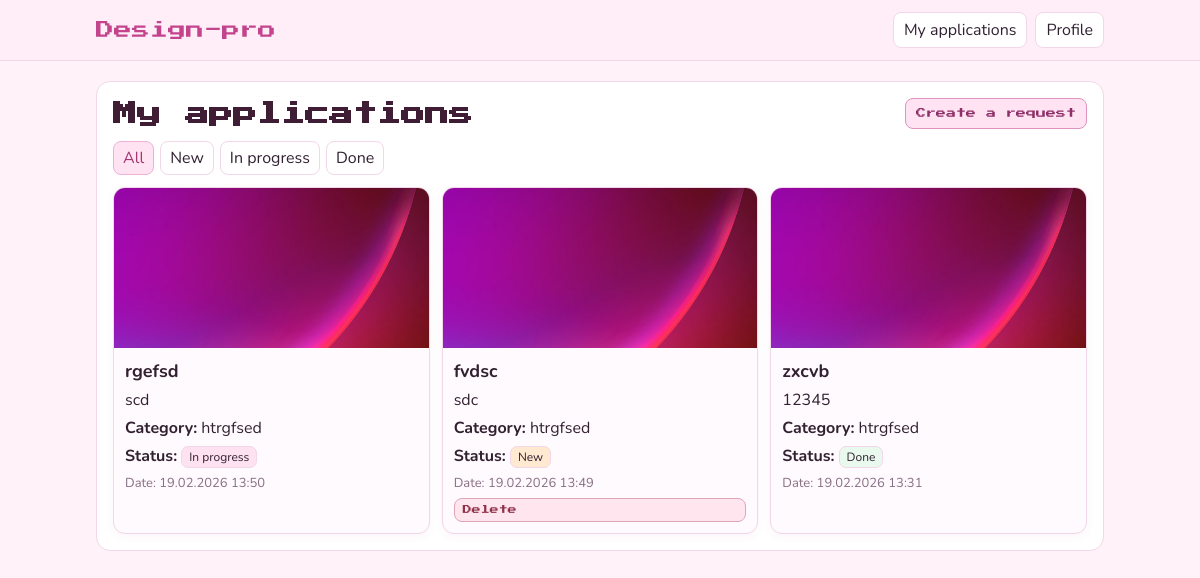
The page /my-requests/ (signed in) on the database as committed earlier.
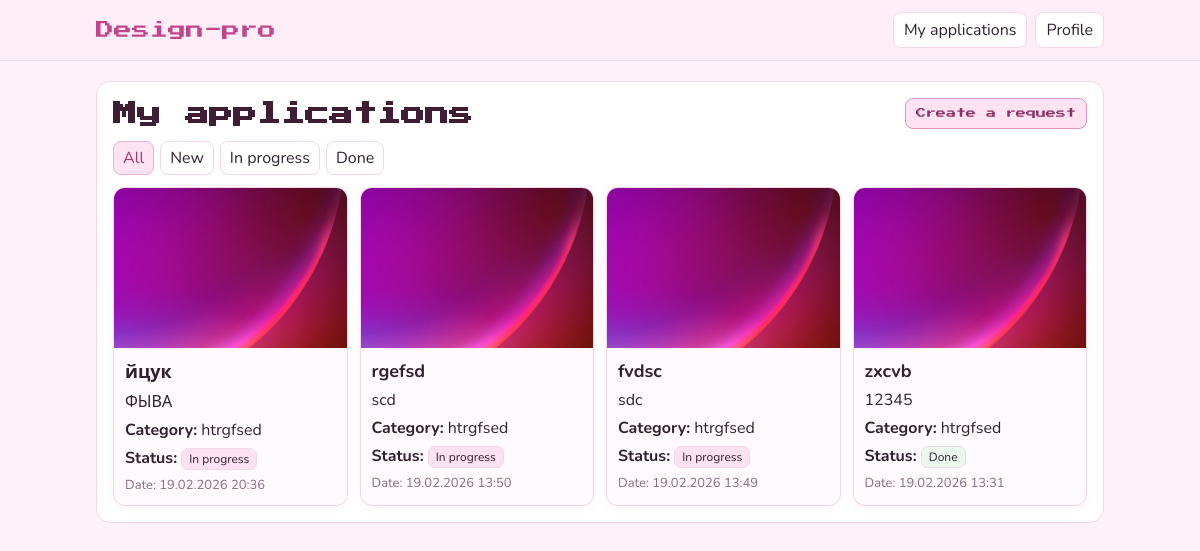
The same page on the database as committed later.
### main/models.py (models this page shows, shortened)
class DesignRequest(models.Model):
    class Status(models.TextChoices):
        NEW = 'new', 'New'
        IN_PROGRESS = 'in_progress', 'In Progress'
        DONE = 'done', 'Done'
    user = models.ForeignKey(
        settings.AUTH_USER_MODEL,
        on_delete=models.CASCADE,
        verbose_name='User'
    )
    title = models.CharField('Name', max_length=200)
    description = models.TextField('Description')
    category = models.ForeignKey(
        Category,
        on_delete=models.CASCADE,
        verbose_name='Category'
    )
    photo = models.ImageField(
        'Photo of the room / plan',
        upload_to='design_requests/photos/',
        validators=[validate_image_size, validate_image_extension]
    )
    result_image = models.ImageField(
        'Photo of the completed work',
        upload_to='design_requests/results/',
        blank=True,
        null=True
    )
    admin_comment = models.TextField(
        'Administrators comment',
        blank=True,
        null=True
    )
    status = models.CharField(
        max_length=20,
        choices=Status.choices,
        default=Status.NEW,
        verbose_name='Status'
    )
    created_at = models.DateTimeField(
        'Creation date',
        auto_now_add=True
    )
    class Meta:
        ordering = ['-created_at']
        verbose_name = 'Design request'
        verbose_name_plural = 'Design requests'

class Category(models.Model):
    name = models.CharField(
        'Category name',
        max_length=100,
        unique=True
    )
    class Meta:
        verbose_name = 'Category'
        verbose_name_plural = 'Categories'

### main/views.py (the view)
# urls.py: path('my-requests/', views.my_requests, name='my_requests'),
@login_required
def my_requests(request):
    status_filter = request.GET.get('status')
    requests = DesignRequest.objects.filter(user=request.user)
    if status_filter:
        requests = requests.filter(status=status_filter)
    return render(request, 'main/my_requests.html', {
        'requests': requests,
        'status_filter': status_filter
    })

### main/templates/main/my_requests.html (shortened to what this page needs)
{% extends 'main/base.html' %}
{% block content %}
<section class="card wide">
  <header class="head split">
    <h1>My applications</h1>
    <a class="btn b1" href="{% url 'create' %}">Create a request</a>
  </header>
  <div class="filt">
    <a class="tag {% if not status_filter %}on{% endif %}" href="{% url 'my_requests' %}">All</a>
    <a class="tag {% if status_filter == 'new' %}on{% endif %}" href="{% url 'my_requests' %}?status=new">New</a>
    <a class="tag {% if status_filter == 'in_progress' %}on{% endif %}" href="{% url 'my_requests' %}?status=in_progress">In progress</a>
    <a class="tag {% if status_filter == 'done' %}on{% endif %}" href="{% url 'my_requests' %}?status=done">Done</a>
  </div>
  {% if requests %}
    <div class="grid">
      {% for r in requests %}
        <article class="box">
            {% if r.photo %}
              <img class="box-img" src="{{ r.photo.url }}" alt="Photo of the premises">
            {% else %}
              <div class="box-ph">No photo</div>
            {% endif %}
            <div class="box-b">
              <h3>{{ r.title }}</h3>
              <p>{{ r.description|truncatechars:100 }}</p>
              <p><strong>Category:</strong> {{ r.category.name }}</p>
              <p>
                <strong>Status:</strong>
                {% if r.status == 'new' %}
                  <span class="st snew">New</span>
                {% elif r.status == 'in_progress' %}
                  <span class="st sprog">In progress</span>
                {% else %}
                  <span class="st sdone">Done</span>
                {% endif %}
              </p>
              <p class="gray">Date: {{ r.created_at|date:"d.m.Y H:i" }}</p>
              {% if r.status == 'new' %}
                <a class="btn b3 sm" href="{% url 'delete_request' r.pk %}">Delete</a>
              {% endif %}
            </div>
        </article>
      {% endfor %}
    </div>
  {% else %}
    <p class="empty">No applications found.</p>
  {% endif %}
</section>
{% endblock %}

Rows that differ between the two databases and show on the page:
added DesignRequest: photo (picture), title "йцук", description "ФЫВА", category.name "htrgfsed", status "In progress", created_at "19.02.2026 20:36"
changed DesignRequest "fvdsc": status "New Delete" → "In progress"
